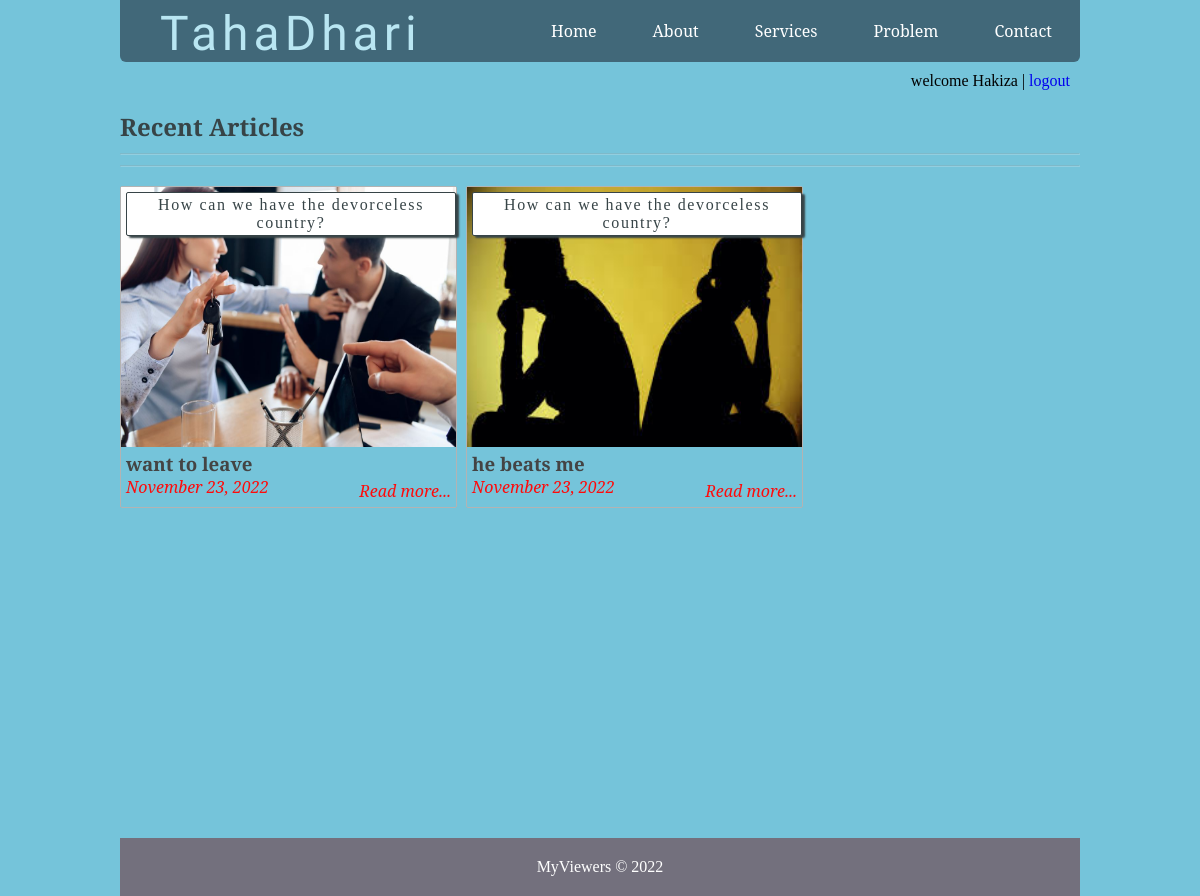
Page /index.php (signed in) on the committed database.
### tables this page shows
CREATE TABLE `problems` (
  `id` int(11) NOT NULL,
  `user_id` int(11) DEFAULT NULL,
  `title` varchar(255) NOT NULL,
  `views` int(11) NOT NULL DEFAULT 0,
  `image` varchar(255) NOT NULL,
  `description` text NOT NULL,
  `published` tinyint(1) NOT NULL,
  `created_at` timestamp NOT NULL DEFAULT current_timestamp() ON UPDATE current_timestamp(),
  `updated_at` timestamp NOT NULL DEFAULT '2022-11-18 21:02:00'
);

CREATE TABLE `topics` (
  `id` int(11) NOT NULL,
  `name` varchar(255) NOT NULL,
  `description` text NOT NULL
);

### includes/public_functions.php (called while the page is built, shortened)
<?php
function getPublishedProblem() {
	global $conn;
	$sql = "SELECT * FROM problems WHERE published=true";
	$result = mysqli_query($conn, $sql);
	$problem = mysqli_fetch_all($result, MYSQLI_ASSOC);
	$final_problem = array();
	foreach ($problem as $problem) {
		$problem['topic'] = getProblemTopic($problem['id']);
		array_push($final_problem, $problem);
	}
	return $final_problem;
}
function getProblemTopic($problem_id){
	global $conn;
	$sql = "SELECT * FROM topics WHERE id=
			(SELECT topic_id FROM problem_topic WHERE problem_id=$problem_id) LIMIT 1";
	$result = mysqli_query($conn, $sql);
	$topic = mysqli_fetch_assoc($result);
	return $topic;
}
?>

### index.php (the view, shortened to what this page needs)
<?php require_once('config.php') ?>
<?php require_once( ROOT_PATH . '/includes/head_section.php') ?>
</head>
<body>
	<?php require_once( ROOT_PATH . '/includes/public_functions.php') ?>
	<?php $problems = getPublishedProblem(); ?>
	<div class="container">
		<?php include( ROOT_PATH . '/includes/navbar.php') ?>
		<?php include( ROOT_PATH . '/includes/banner.php') ?>
		<div class="content">
			<h2 class="content-title">Recent Articles</h2>
			<hr>
			<hr>
			<?php foreach ($problems as $problem): ?>
				<div class="problem" style="margin-left: 0px;">
					<img src="<?php echo BASE_URL . '/static/images/' . $problem['image']; ?>" class="problem_image" alt="">
					<?php if (isset($problem['topic']['name'])): ?>
						<a
							href="<?php echo BASE_URL . 'filtered_problems.php?topic=' . $problem['topic']['id'] ?>"
							class="btn category">
							<?php echo $problem['topic']['name'] ?>
						</a>
					<?php endif ?>
					<a href="single_problem.php?problem-description=<?php echo $problem['description']; ?>">
						<div class="problem_info">
							<h3><?php echo $problem['title'] ?></h3>
							<div class="info">
								<span><?php echo date("F j, Y ", strtotime($problem["created_at"])); ?></span>
								<span class="read_more">Read more...</span>
							</div>
						</div>
					</a>
				</div>
			<?php endforeach ?>
		</div>
		<?php include( ROOT_PATH . '/includes/footer.php') ?>

### static/css/public_styling.css (style rules this page uses)
* { margin: 0px; padding: 0px; }
html { height: 100%; box-sizing: border-box; }
body { position: relative; margin: 0; padding-bottom: 6rem; min-height: 100%; background-color: rgb(117, 196, 218); }
h1, h2, h3, h4, h5, h6 { color: #444; font-family: 'Averia Serif Libre', cursive; }
a { text-decoration: none; }
hr { margin: 10px 0px; opacity: .25; }
.btn { color: white; background: #4E6166; text-align: center; border: none; border-radius: 5px; display: block; letter-spacing: .1em; margin: 10px 0px; padding: 13px 20px; text-decoration: none; }
.container { width: 80%; margin: 0px auto; }
.content { margin: 5px auto; border-radius: 5px; min-height: 400px; }
.content:after { content: ""; display: block; clear: both; }
.content .content-title { margin: 10px 0px; color: #374447; font-family: 'Averia Serif Libre', cursive; }
.content .problem { width: 335px; margin: 9px; min-height: 320px; float: left; border-radius: 2px; border: 1px solid #b3b3b3; position: relative; }
.content .problem .category { margin-top: 0px; padding: 3px 8px; color: #374447; background: white; display: inline-block; border-radius: 2px; border: 1px solid #374447; box-shadow: 3px 2px 2px; position: absolute; left: 5px; top: 5px; z-index: 3; }
.content .problem .problem_image { height: 260px; width: 100%; background-size: 100%; }
.content .problem .problem_image { width: 100%; height: 260px; }
.content .problem .problem_info { height: 100%; padding: 0px 5px; font-weight: 200; font-family: 'Noto Serif', serif; }
.content .problem .problem_info { color: #222; }
.content .problem .problem_info span { color: #ff0a0a; font-style: italic; }
.content .problem .problem_info span.read_more { position: absolute; right: 5px; bottom: 5px; }

### rows in the picture
problems: image (picture), title "want to leave", created_at "November 23, 2022"
topics: name "How can we have the devorceless country?"
problems: image (picture), title "he beats me", created_at "November 23, 2022"

### other values in the picture
$_SESSION['user']['username'] "Hakiza"
